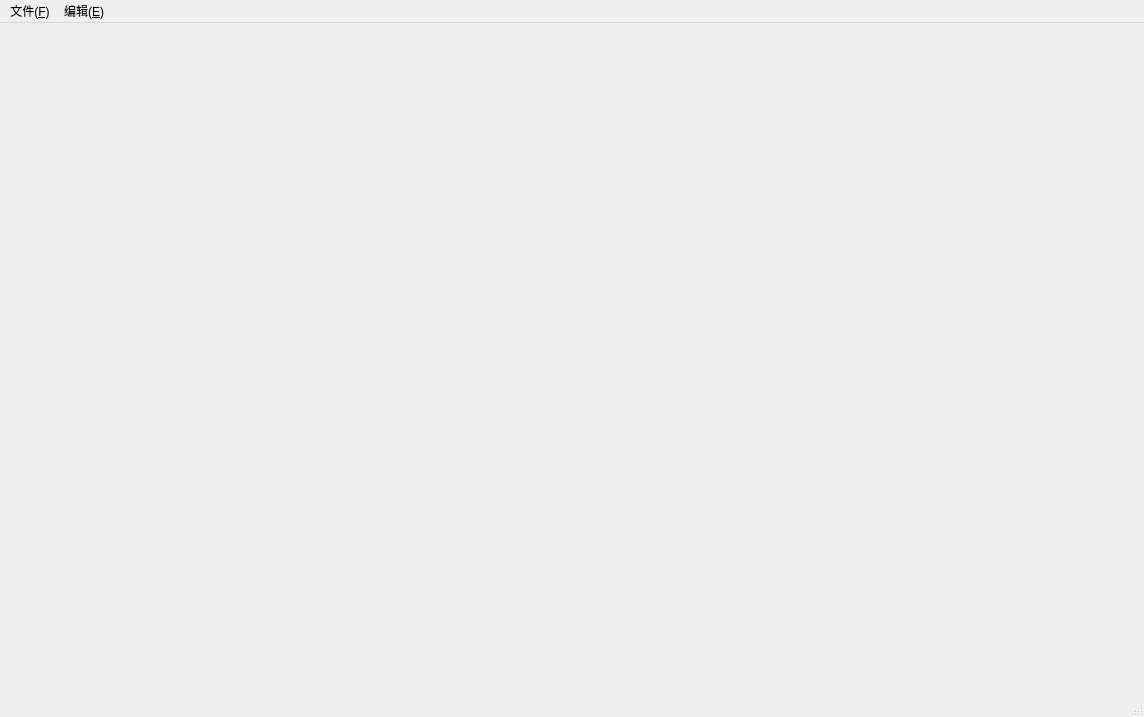
<?xml version="1.0" encoding="UTF-8"?>
<ui version="4.0">
 <class>MainWindow</class>
 <widget class="QMainWindow" name="MainWindow">
  <property name="geometry">
   <rect>
    <x>0</x>
    <y>0</y>
    <width>1144</width>
    <height>717</height>
   </rect>
  </property>
  <property name="sizePolicy">
   <sizepolicy hsizetype="Fixed" vsizetype="Fixed">
    <horstretch>0</horstretch>
    <verstretch>0</verstretch>
   </sizepolicy>
  </property>
  <property name="windowTitle">
   <string>MainWindow</string>
  </property>
  <widget class="QWidget" name="centralwidget"/>
  <widget class="QMenuBar" name="menubar">
   <property name="geometry">
    <rect>
     <x>0</x>
     <y>0</y>
     <width>1144</width>
     <height>23</height>
    </rect>
   </property>
   <widget class="QMenu" name="menu_F">
    <property name="title">
     <string>文件(&amp;F)</string>
    </property>
   </widget>
   <widget class="QMenu" name="menu_E">
    <property name="title">
     <string>编辑(&amp;E)</string>
    </property>
   </widget>
   <addaction name="menu_F"/>
   <addaction name="menu_E"/>
  </widget>
  <widget class="QStatusBar" name="statusbar"/>
 </widget>
 <resources/>
 <connections/>
</ui>
